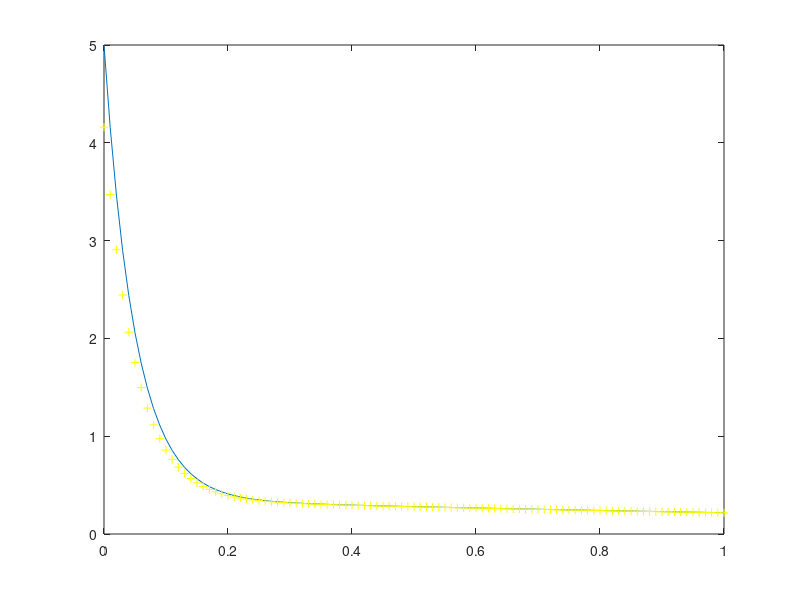

This figure's MATLAB source:
f = @(y,t)-20*y + 7*exp(-0.5*t);
y0 = 5;
t0 = 0;
t1 = 1;
h = 0.01;
% Chinh xac
y_chinhxac = @(t)5*exp(-20*t) + (7/19.5)*(exp(-0.5*t)-exp(-20*t));
X = t0:h:t1;
Y_cx = feval(y_chinhxac,X);
plot(X,Y_cx); hold on;

for t = t0:h:t1
    k1 = h*feval(f,y0,t);
    k2 = h*feval(f,y0+k1/3,t+h/3);
    k3 = h*feval(f,y0+k1/3+k2/3,t+2*h/3);
    k4 = h*feval(f,y0+k1-k2+k3,t+h);
    Y = y0 + (1/8)*(k1 + 3*k2 + 3*k3 + k4);
    plot(t,Y,'y+--');
    y0 = Y;
end